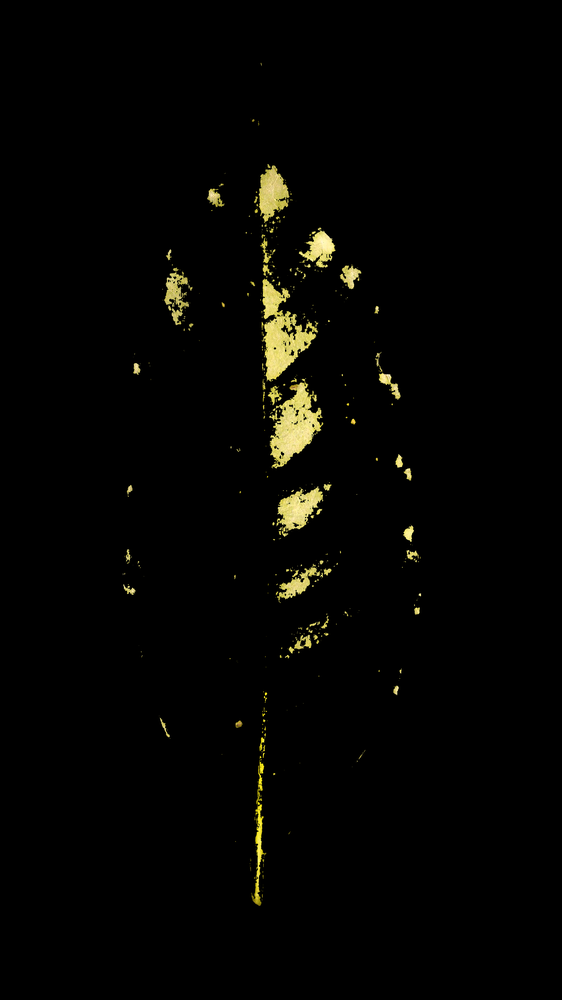
#> input picture pega.png, 562 x 1000 px, shrunk from 2304 x 4096 before the run
$ python Segment_copy.py --image pega.png   (older library calls are emulated)
#> lines starting #> are read from the running program, lines starting #| are printed output that depends on the picture; after the words box and inside, x2 and y2 are one past the last pixel; in counts of white or black regions, pixels touching at a corner belong together; long printed decimals are rounded
#!/usr/bin/python

from scipy import misc
from skimage import color
from skimage.measure import regionprops
import math
import cv2
import numpy as np
import matplotlib.pyplot as plt
import matplotlib.cm as cm
import argparse
import sys

def toBinaryPxl(pixel):
    if pixel != (0,0,0):
        return (1,1,1)
    else:
        return (0,0,0)

def toBinaryImg(img):
    binary = np.zeros((imag.shape[0],image.shape[1],image.shape[2]))
    for row in range(img.shape[0]):
        for col in range(img.shape[1]):
            binary = toBinaryPxl(img[row][col])
    return binary

def calcArea(plantSeg,diseaseSeg):
    areaP=0
    areaD=0
    for row in range(plantSeg.shape[0]):
        for col in range(plantSeg.shape[1]):
            if all(a != 0 for a in plantSeg[row][col]):
                areaP+=1

    area=0
    for row in range(diseaseSeg.shape[0]):
        for col in range(diseaseSeg.shape[1]):
            if all(a != 0 for a in diseaseSeg[row][col]):
                area+=1

    areaD = areaP-area
    print(areaP)
    print(areaD)
    areas=(areaP,areaD)
    return areas


# Parse arguments
ap = argparse.ArgumentParser()
ap.add_argument("-i", "--image", required=True, help="Path to the image")
args = vars(ap.parse_args())

# print(args["image"])
# Read image
imageRgb = misc.imread(args["image"])
#> imageRgb is the input picture: shape (1000, 562, 3); mean R, G, B 4.8, 4.6, 2.3
imageBgr = cv2.cvtColor(imageRgb,cv2.COLOR_RGB2BGR)
frame = cv2.GaussianBlur(imageBgr,(5,5),0)

# Convert image to HSV from RGB
imageHsv = cv2.cvtColor(frame,cv2.COLOR_BGR2HSV)
#> imageHsv: shape (1000, 562, 3); mean H, S, V 1.4, 8, 4.8

# Array for final values
# Plant
hsvlowP = np.array([0,0,0])
hsvhighP = np.array([85,255,255])
#hsvlowP = np.array([0,126,0])
#hsvhighP = np.array([179,255,255])

# Disease
hsvlowD = np.array([29,0,0])
hsvhighD = np.array([85,255,255])
#hsvlowD = np.array([41,126,0])
#hsvhighD = np.array([179,255,255])

# Apply the range on a mask
maskP = cv2.inRange(imageHsv,hsvlowP,hsvhighP)
#> maskP: shape (1000, 562); every value is 255
maskD = cv2.inRange(imageHsv,hsvlowD,hsvhighD)
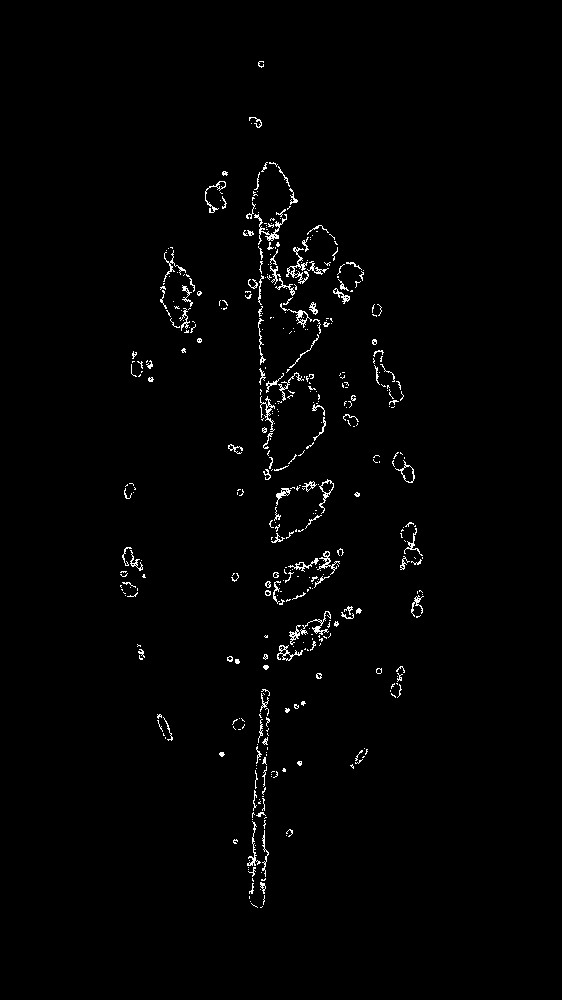
#> maskD: shape (1000, 562); 1.3% white in thin lines or dots, all inside (x1, y1, x2, y2) = (120, 61, 424, 908)

plant = cv2.bitwise_and(frame,frame, mask=maskP)
plant = cv2.cvtColor(plant, cv2.COLOR_BGR2RGB)

#print(plant.shape(0))

plantWd = cv2.bitwise_and(frame,frame, mask=maskD)
plantWd = cv2.cvtColor(plantWd, cv2.COLOR_BGR2RGB)

r,g,b = cv2.split(plant)
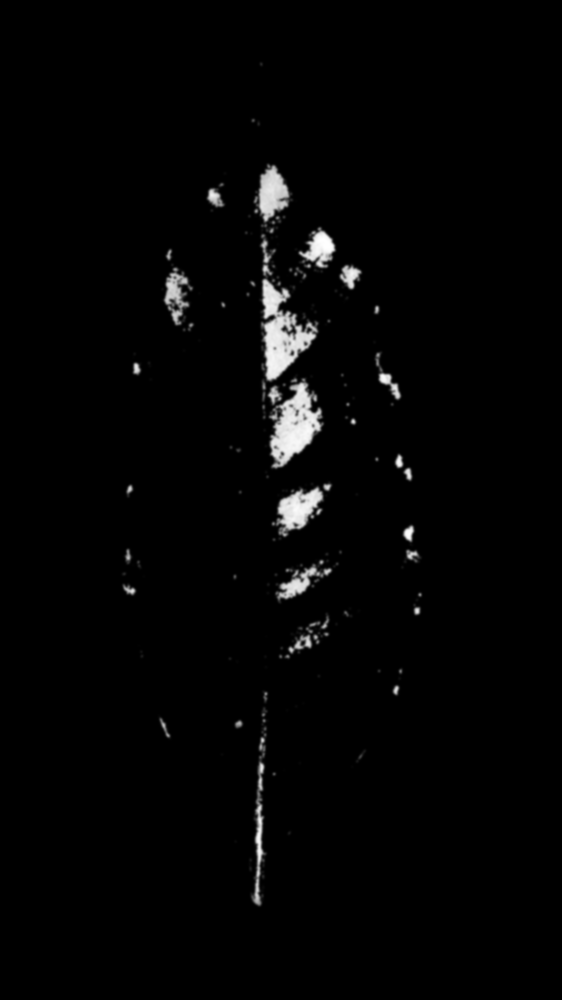
#> r: shape (1000, 562); min 0, max 254, mean 4.8
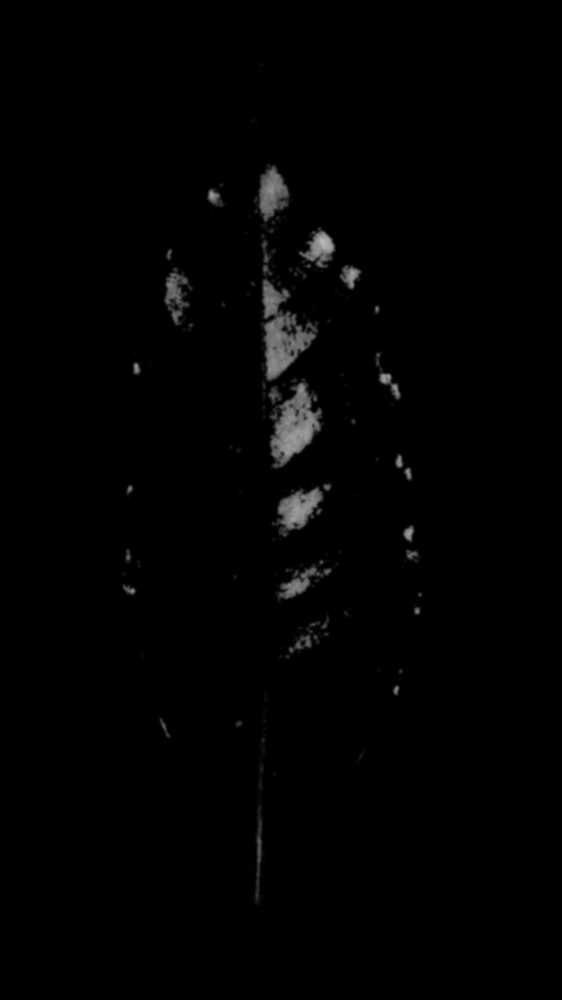
#> b: shape (1000, 562); min 0, max 187, mean 2.3
rwd,gwd,bwd = cv2.split(plantWd)

#areas = calcArea(plant,plantWd)
areaP = cv2.countNonZero(g)
#> areaP = 29362
areaD = areaP - cv2.countNonZero(gwd)
#> areaD = 21864
percent = np.float32(areaD)/np.float32(areaP)*100
#> percent = 74.46
print(areaP)
#| 29362
print(areaD)
#| 21864
print(percent)
#| 74.464

h,s,v = cv2.split(imageHsv)
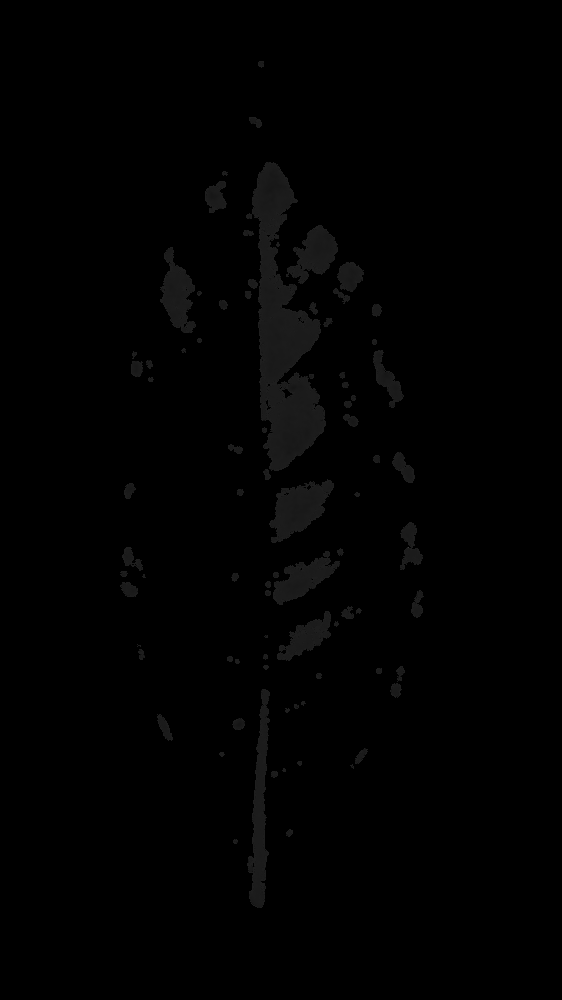
#> h: shape (1000, 562); min 0, max 60, mean 1.4
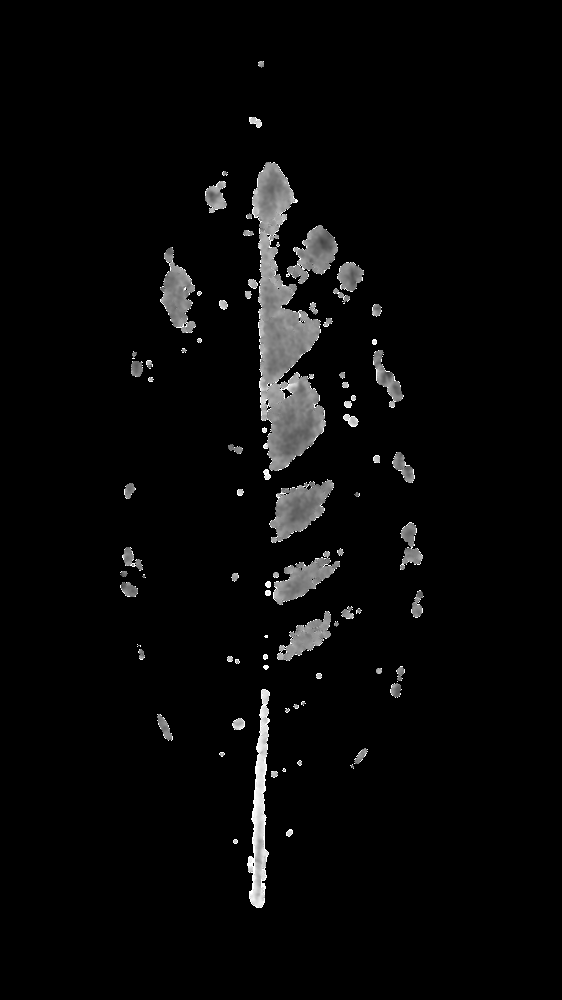
#> s: shape (1000, 562); min 0, max 255, mean 8

# Otsu's thresholding
ret2,th2 = cv2.threshold(h,0,255,cv2.THRESH_BINARY+cv2.THRESH_OTSU)
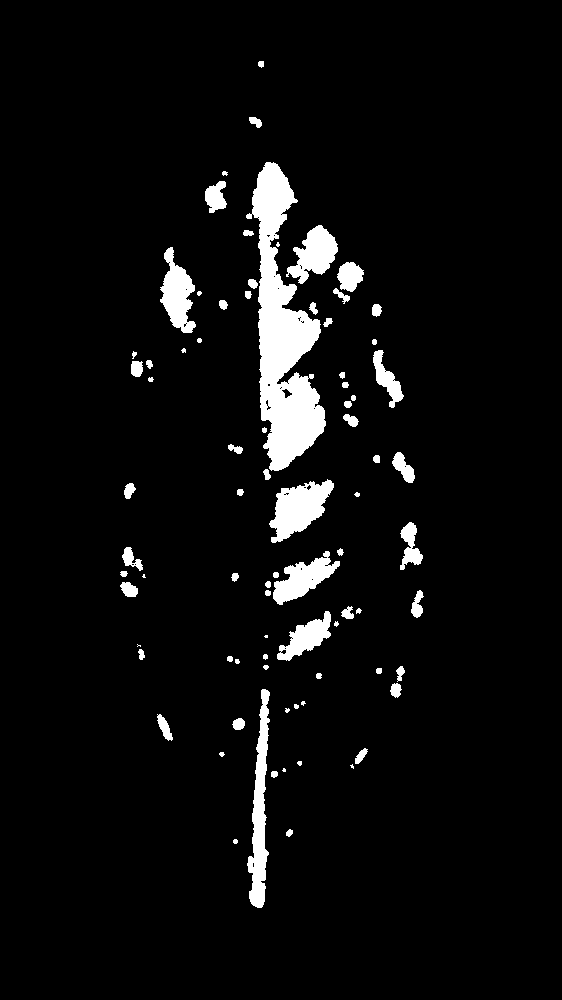
#> th2: shape (1000, 562); 5.1% white; 81 white regions (10 under 20 px), largest, box (x1, y1, x2, y2) and area: (246, 162, 326, 471) 11405, (247, 689, 270, 908) 2483, (269, 479, 334, 543) 2278
#> ret2 = 0

#print(areas)

# Find area
#for row in range(len(plant))

# Plot images with subplot
f, axarr = plt.subplots(2,2)
axarr[0,0].imshow(imageRgb)
axarr[0,1].imshow(th2)
axarr[1,0].imshow(plant)
axarr[1,1].imshow(plantWd)
plt.show()

ab = regionprops(plant)
#> ab = 254 regions
#print(ab.__len__())
